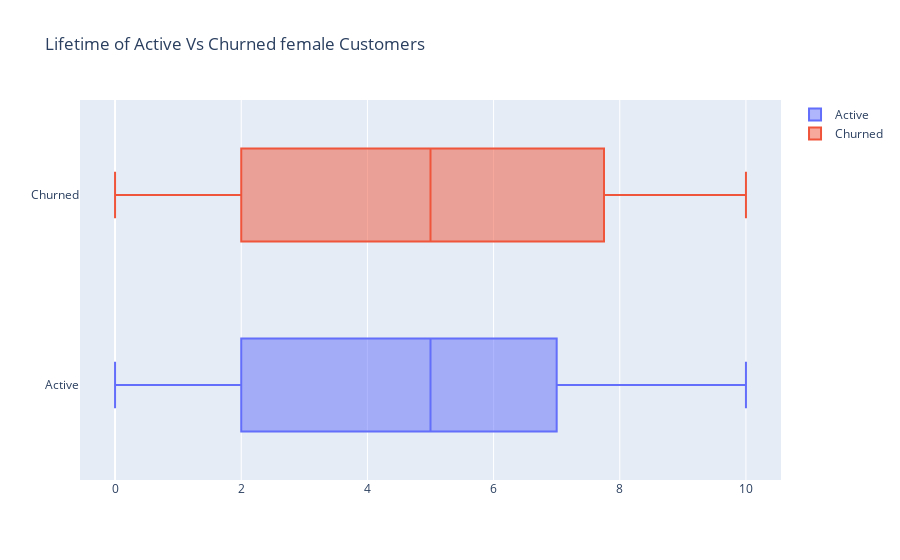

Notebook cell for this chart:
### Markdown cell above
**1.7 Female Tenure stats (Active vs Churned)**

### Code cell
enable_plotly_in_cell()
group_1=go.Box(x=active_female_users['Tenure'], name="Active")
group_2 = go.Box(
    x=churned_female_users['Tenure'],
    name="Churned")

info = [group_1, group_2]
title = "Lifetime of Active Vs Churned female Customers"
iplot({
            "data": info, 
            "layout": {
                "title": title
            }
       })

### Figure 1 — Plotly figure (JSON) as saved in the notebook; plotly's stock layout.template omitted (floating-point values rounded to 4 significant figures; data arrays with more than 128 entries replaced by an {"elided": "..."} marker saying what was removed)
{"data": [{"name": "Active", "type": "box", "x": {"elided": "3404 int values"}}, {"name": "Churned", "type": "box", "x": {"elided": "1139 int values"}}], "layout": {"title": {"text": "Lifetime of Active Vs Churned female Customers"}}}
